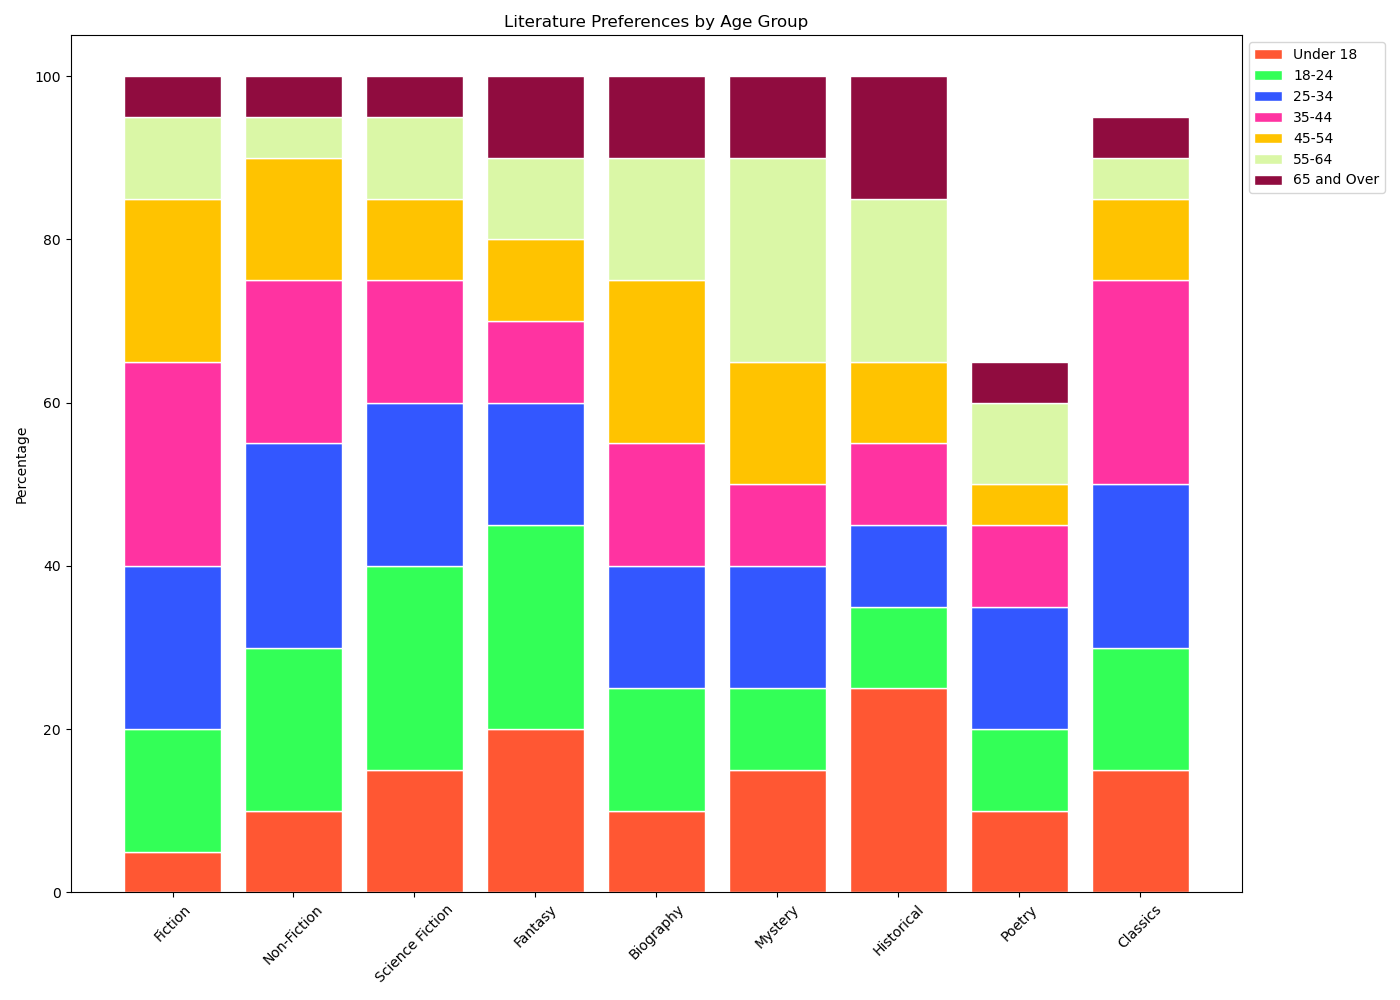

Python code for this plot:

import matplotlib.pyplot as plt
import numpy as np

# Data
categories = ['Fiction', 'Non-Fiction', 'Science Fiction', 'Fantasy', 'Biography', 'Mystery', 'Historical', 'Poetry', 'Classics']
under_18 = [5, 10, 15, 20, 10, 15, 25, 10, 15]
age_18_24 = [15, 20, 25, 25, 15, 10, 10, 10, 15]
age_25_34 = [20, 25, 20, 15, 15, 15, 10, 15, 20]
age_35_44 = [25, 20, 15, 10, 15, 10, 10, 10, 25]
age_45_54 = [20, 15, 10, 10, 20, 15, 10, 5, 10]
age_55_64 = [10, 5, 10, 10, 15, 25, 20, 10, 5]
age_65_over = [5, 5, 5, 10, 10, 10, 15, 5, 5]

# Bar width
bar_width = 0.8

# Plotting
fig, ax = plt.subplots(figsize=(14, 10))
ax.bar(categories, under_18, color='#FF5733', edgecolor='white', width=bar_width, label='Under 18')
ax.bar(categories, age_18_24, bottom=np.array(under_18), color='#33FF57', edgecolor='white', width=bar_width, label='18-24')
ax.bar(categories, age_25_34, bottom=np.array(under_18) + np.array(age_18_24), color='#3357FF', edgecolor='white', width=bar_width, label='25-34')
ax.bar(categories, age_35_44, bottom=np.array(under_18) + np.array(age_18_24) + np.array(age_25_34), color='#FF33A1', edgecolor='white', width=bar_width, label='35-44')
ax.bar(categories, age_45_54, bottom=np.array(under_18) + np.array(age_18_24) + np.array(age_25_34) + np.array(age_35_44), color='#FFC300', edgecolor='white', width=bar_width, label='45-54')
ax.bar(categories, age_55_64, bottom=np.array(under_18) + np.array(age_18_24) + np.array(age_25_34) + np.array(age_35_44) + np.array(age_45_54), color='#DAF7A6', edgecolor='white', width=bar_width, label='55-64')
ax.bar(categories, age_65_over, bottom=np.array(under_18) + np.array(age_18_24) + np.array(age_25_34) + np.array(age_35_44) + np.array(age_45_54) + np.array(age_55_64), color='#900C3F', edgecolor='white', width=bar_width, label='65 and Over')

# Adding labels
ax.set_ylabel('Percentage')
ax.set_title('Literature Preferences by Age Group')
ax.legend(loc='upper left', bbox_to_anchor=(1, 1))
plt.xticks(rotation=45)
plt.tight_layout()
plt.show()
